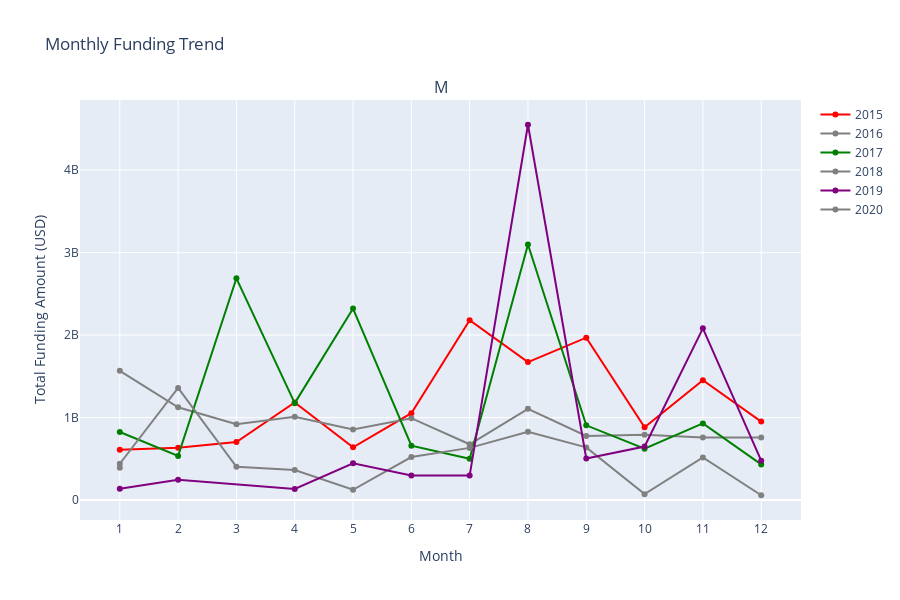

Notebook code cell kept with this figure:
### Markdown cell above
<a id="funding-ecosystem-time"></a>
# <font color= #FF0000> <b> How Does the Funding Ecosystem changes with respect to Time? </b><font color= #FF0000>

### Code cell
import pandas as pd
import matplotlib.pyplot as plt
import plotly.graph_objects as go
from plotly.subplots import make_subplots

# Convert 'Date' column to datetime format
df['Date'] = pd.to_datetime(df['Date dd/mm/yyyy'], format='%d/%m/%Y')

# Add Year and Month columns
df['Year'] = df['Date'].dt.year
df['Month'] = df['Date'].dt.month

# Yearly funding trend
funding_trend_yearly = df.groupby('Year')['Amount in USD'].sum().reset_index()

# Monthly funding trend
funding_trend_monthly = df.groupby(['Year', 'Month'])['Amount in USD'].sum().reset_index()
funding_trend_monthly['Month'] = funding_trend_monthly['Month'].astype(str)

# Matplotlib ile Yıllık Fonlama Trendi Grafiği
plt.figure(figsize=(10, 6))
plt.plot(funding_trend_yearly['Year'], funding_trend_yearly['Amount in USD'], marker='o', linestyle='-', color='b')
plt.title('Yearly Funding Trend')
plt.xlabel('Year')
plt.ylabel('Total Funding Amount (USD)')
plt.grid(True)
plt.show()

# Plotly ile Aylık Fonlama Trendi Grafiği
fig = make_subplots(rows=1, cols=1, subplot_titles=("Monthly Funding Trend"))

# Monthly funding trend with selected years highlighted
colors = {2015: 'red', 2017: 'green', 2019: 'purple'}
for year in funding_trend_monthly['Year'].unique():
    monthly_data = funding_trend_monthly[funding_trend_monthly['Year'] == year]
    color = colors.get(year, 'gray')
    fig.add_trace(
        go.Scatter(x=monthly_data['Month'], y=monthly_data['Amount in USD'], mode='lines+markers',
                   name=str(year), line=dict(color=color)),
        row=1, col=1
    )

# Update layout
fig.update_layout(title_text="Monthly Funding Trend", height=600)
fig.update_xaxes(title_text="Month", row=1, col=1)
fig.update_yaxes(title_text="Total Funding Amount (USD)", row=1, col=1)

# Show the plot
fig.show()

### Figure 1 — Plotly figure (JSON) as saved in the notebook; plotly's stock layout.template omitted (floating-point values rounded to 4 significant figures)
{"data": [{"line": {"color": "red"}, "mode": "lines+markers", "name": "2015", "type": "scatter", "x": ["1", "2", "3", "4", "5", "6", "7", "8", "9", "10", "11", "12"], "xaxis": "x", "y": [609800000.0, 633900000.0, 702900000.0, 1184000000.0, 639500000.0, 1053000000.0, 2180000000.0, 1672000000.0, 1968000000.0, 881600000.0, 1452000000.0, 950900000.0], "yaxis": "y"}, {"line": {"color": "gray"}, "mode": "lines+markers", "name": "2016", "type": "scatter", "x": ["1", "2", "3", "4", "5", "6", "7", "8", "9", "10", "11", "12"], "xaxis": "x", "y": [1566000000.0, 1124000000.0, 917700000.0, 1010000000.0, 855900000.0, 992200000.0, 675900000.0, 1105000000.0, 775800000.0, 790300000.0, 757600000.0, 758600000.0], "yaxis": "y"}, {"line": {"color": "green"}, "mode": "lines+markers", "name": "2017", "type": "scatter", "x": ["1", "2", "3", "4", "5", "6", "7", "8", "9", "10", "11", "12"], "xaxis": "x", "y": [824600000.0, 534500000.0, 2688000000.0, 1175000000.0, 2321000000.0, 658100000.0, 499400000.0, 3098000000.0, 905100000.0, 621500000.0, 929100000.0, 431900000.0], "yaxis": "y"}, {"line": {"color": "gray"}, "mode": "lines+markers", "name": "2018", "type": "scatter", "x": ["1", "2", "3", "4", "5", "6", "7", "8", "9", "10", "11", "12"], "xaxis": "x", "y": [439500000.0, 1359000000.0, 402500000.0, 363900000.0, 124300000.0, 520500000.0, 631900000.0, 827800000.0, 637900000.0, 71310000.0, 515500000.0, 57715000], "yaxis": "y"}, {"line": {"color": "purple"}, "mode": "lines+markers", "name": "2019", "type": "scatter", "x": ["1", "2", "4", "5", "6", "7", "8", "9", "10", "11", "12"], "xaxis": "x", "y": [137000000, 245000000.0, 134200000.0, 445800000.0, 297200000.0, 296794605, 4550000000.0, 502800000, 648400000.0, 2081000000.0, 476900000], "yaxis": "y"}, {"line": {"color": "gray"}, "mode": "lines+markers", "name": "2020", "type": "scatter", "x": ["1"], "xaxis": "x", "y": [390207254], "yaxis": "y"}], "layout": {"annotations": [{"font": {"size": 16}, "showarrow": false, "text": "M", "x": 0.5, "xanchor": "center", "xref": "paper", "y": 1, "yanchor": "bottom", "yref": "paper"}], "height": 600, "title": {"text": "Monthly Funding Trend"}, "xaxis": {"anchor": "y", "domain": [0, 1], "title": {"text": "Month"}}, "yaxis": {"anchor": "x", "domain": [0, 1], "title": {"text": "Total Funding Amount (USD)"}}}}
